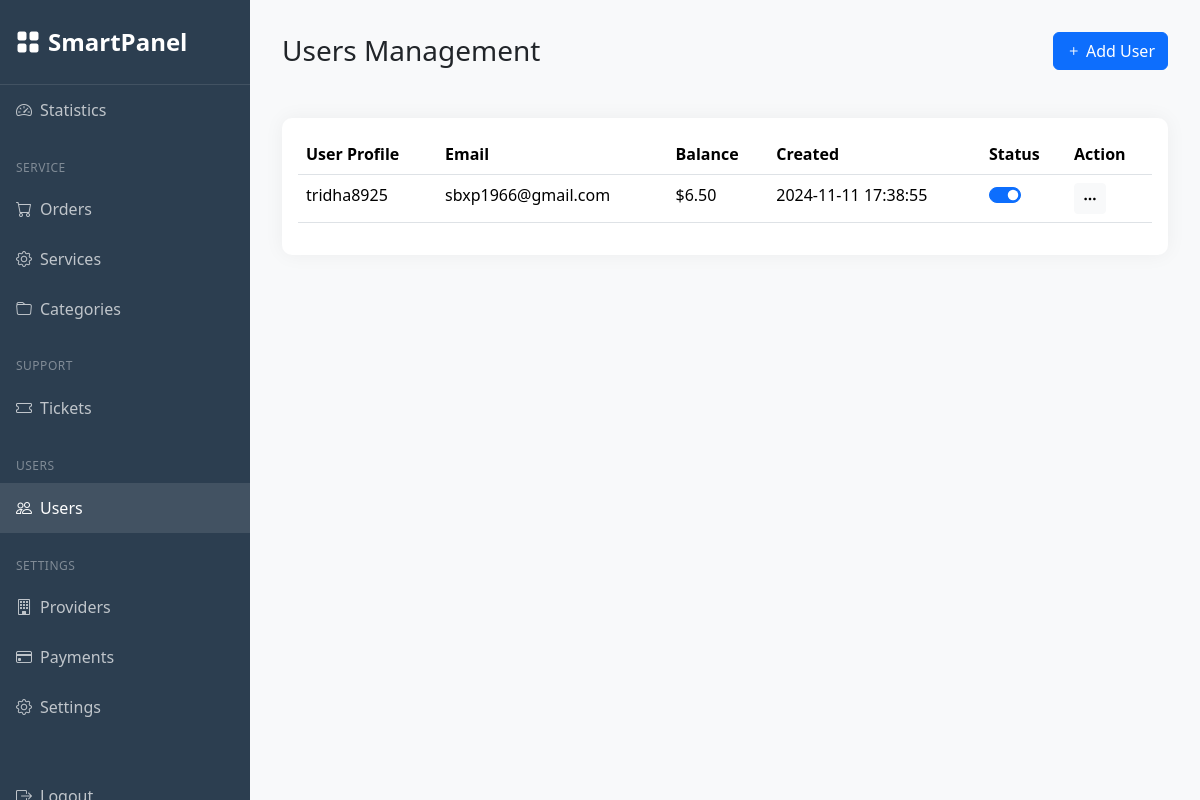
Screenshot of /managerdashboard/users/ (signed in) with the database file from the repository.
### authentication/models.py (models this page shows, shortened)
class User(AbstractUser):
    phone_number = models.CharField(max_length=15, blank=True, null=True)
    profile_picture = models.ImageField(upload_to='profile_pictures/', null=True, blank=True)
    balance = models.DecimalField(max_digits=10, decimal_places=2, default=0.00)
    timezone = models.CharField(max_length=50, default='UTC')
    phone = models.CharField(max_length=20, blank=True, null=True)
    address = models.TextField(blank=True, null=True)
    city = models.CharField(max_length=100, blank=True, null=True)
    website = models.URLField(max_length=200, blank=True, null=True)
    skype = models.CharField(max_length=50, blank=True, null=True)
    whatsapp = models.CharField(max_length=20, blank=True, null=True)
    api_key = models.CharField(max_length=64, unique=True, blank=True, null=True)

### managerdashboard/views.py (the view)
# urls.py: path('users/', views.users, name='users'),
@permission_required('authentication.is_manager', login_url='manager_login')
def users(request):
    search_query = request.GET.get('search', '')
    status_filter = request.GET.get('status', '')
    users = User.objects.all().order_by('-date_joined')
    if search_query:
        users = users.filter(
            Q(email__icontains=search_query) |
            Q(username__icontains=search_query)
        )
    if status_filter:
        if status_filter == 'active':
            users = users.filter(is_active=True)
        elif status_filter == 'inactive':
            users = users.filter(is_active=False)
    total_users = users.count()
    active_users = users.filter(is_active=True).count()
    inactive_users = users.filter(is_active=False).count()
    paginator = Paginator(users, 10)  # Show 10 users per page
    page_number = request.GET.get('page')
    users_page = paginator.get_page(page_number)
    context = {
        'active_tab': 'users',
        'users': users_page,
        'total_users': total_users,
        'active_users': active_users,
        'inactive_users': inactive_users,
        'search_query': search_query,
        'status_filter': status_filter
    }
    return render(request, 'managerdashboard/users.html', context)

### templates/managerdashboard/users.html (shortened to what this page needs)
{% extends 'managerdashboard/base_dashboard.html' %}
{% load static %}
{% block dashboard_content %}
<div class="container-fluid p-0">
    <div class="d-flex justify-content-between align-items-center mb-4">
        <h1 class="h3 mb-0">Users Management</h1>
        <button class="btn btn-primary" data-bs-toggle="modal" data-bs-target="#addUserModal">
            <i class="bi bi-plus"></i> Add User
        </button>
    </div>
    <div class="card">
        <div class="card-body">
            <div class="table-responsive">
                <table class="table table-hover">
                    <thead>
                        <tr>
                            <th>User Profile</th>
                            <th>Email</th>
                            <th>Balance</th>
                            <th>Created</th>
                            <th>Status</th>
                            <th>Action</th>
                        </tr>
                    </thead>
                    <tbody>
                        {% for user in users %}
                        <tr>
                            <td>{{ user.username }}</td>
                            <td>{{ user.email }}</td>
                            <td>${{ user.balance }}</td>
                            <td>{{ user.date_joined|date:"Y-m-d H:i:s" }}</td>
                            <td>
                                <div class="form-check form-switch">
                                    <input class="form-check-input" type="checkbox"
                                           {% if user.is_active %}checked{% endif %}
                                           onclick="toggleUserStatus({{ user.id }})">
                                </div>
                            </td>
                            <td>
                                <div class="dropdown">
                                    <button class="btn btn-light btn-sm" type="button" data-bs-toggle="dropdown">
                                        <i class="bi bi-three-dots"></i>
                                    </button>
                                </div>
                            </td>
                        </tr>
                        {% endfor %}
                    </tbody>
                </table>
            </div>
        </div>
    </div>
</div>
{% endblock dashboard_content %}

### static/css/style.css (style rules this page uses)
.table-responsive { overflow: visible !important; }
.dropdown { position: static !important; }
.table td { position: relative !important; }
.card { overflow: visible !important; }

### templates/managerdashboard/base_dashboard.html (style rules this page uses)
:root { --sidebar-width: 250px; }
body { background-color: #f8f9fa; }
.card { border: none; box-shadow: 0 0 20px rgba(0,0,0,0.05); border-radius: 10px; }

### rows the page displays
User: username "tridha8925", email "sbxp1966@gmail.com", balance "6.50", date_joined "2024-11-11 17:38:55", is_active "☑"
